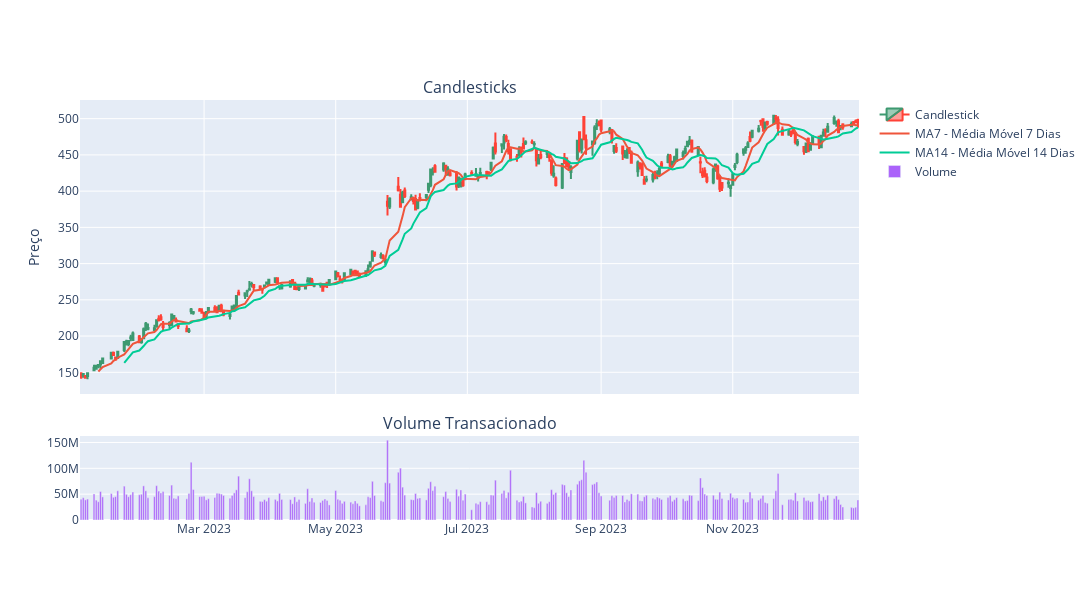

This figure's notebook cell:
### Code cell
fig = make_subplots(rows=2, cols=1, shared_xaxes=True,
                    vertical_spacing=0.1,
                    subplot_titles=('Candlesticks', 'Volume Transacionado'),
                    row_width=[0.2, 0.7])

fig.add_trace(go.Candlestick(x=df.index,
                             open=df['Abertura'],
                             high=df['Maxima'],
                             low=df['Minima'],
                             close=df['Fechamento'],
                             name='Candlestick'),
                             row=1, col=1)

fig.add_trace(go.Scatter(x=df.index,
                         y=df['MA7'],
                         mode='lines',
                         name='MA7 - Média Móvel 7 Dias'),
                         row=1, col=1)

fig.add_trace(go.Scatter(x=df.index,
                         y=df['MA14'],
                         mode='lines',
                         name='MA14 - Média Móvel 14 Dias'),
                         row=1, col=1)

fig.add_trace(go.Bar(x=df.index,
                     y=df['Volume'],
                     name='Volume'),
                     row=2, col=1)

fig.update_layout(yaxis_title='Preço',
                  xaxis_rangeslider_visible=False,
                  width=1100, height=600)

fig.show()

### Figure 1 — Plotly figure (JSON) as saved in the notebook; plotly's stock layout.template omitted (floating-point values rounded to 4 significant figures; data arrays with more than 128 entries replaced by an {"elided": "..."} marker saying what was removed)
{"data": [{"close": {"elided": "250 float values"}, "high": {"elided": "250 float values"}, "low": {"elided": "250 float values"}, "name": "Candlestick", "open": {"elided": "250 float values"}, "type": "candlestick", "x": {"elided": "250 str values"}, "xaxis": "x", "yaxis": "y"}, {"mode": "lines", "name": "MA7 - Média Móvel 7 Dias", "type": "scatter", "x": {"elided": "250 str values"}, "xaxis": "x", "y": {"elided": "250 float values"}, "yaxis": "y"}, {"mode": "lines", "name": "MA14 - Média Móvel 14 Dias", "type": "scatter", "x": {"elided": "250 str values"}, "xaxis": "x", "y": {"elided": "250 float values"}, "yaxis": "y"}, {"name": "Volume", "type": "bar", "x": {"elided": "250 str values"}, "xaxis": "x2", "y": {"elided": "250 int values"}, "yaxis": "y2"}], "layout": {"annotations": [{"font": {"size": 16}, "showarrow": false, "text": "Candlesticks", "x": 0.5, "xanchor": "center", "xref": "paper", "y": 1, "yanchor": "bottom", "yref": "paper"}, {"font": {"size": 16}, "showarrow": false, "text": "Volume Transacionado", "x": 0.5, "xanchor": "center", "xref": "paper", "y": 0.2, "yanchor": "bottom", "yref": "paper"}], "height": 600, "width": 1100, "xaxis": {"anchor": "y", "domain": [0, 1], "matches": "x2", "rangeslider": {"visible": false}, "showticklabels": false}, "xaxis2": {"anchor": "y2", "domain": [0, 1]}, "yaxis": {"anchor": "x", "domain": [0.3, 1], "title": {"text": "Preço"}}, "yaxis2": {"anchor": "x2", "domain": [0, 0.2]}}}
